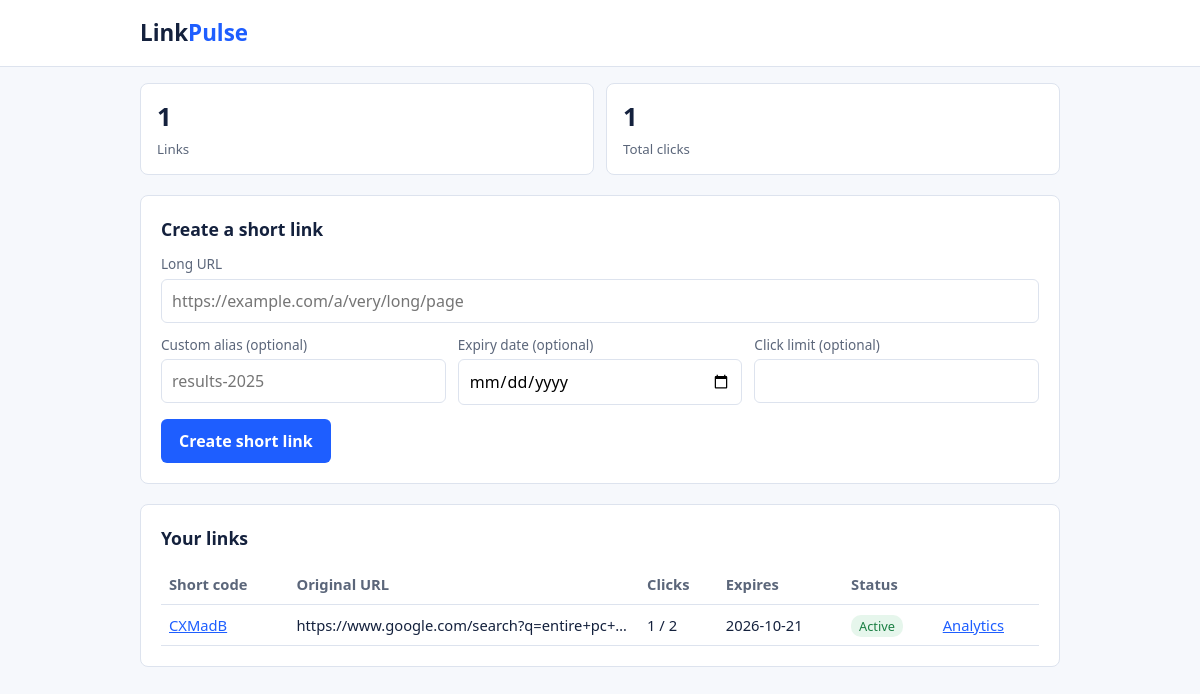
The page / on the database its author committed.
### app.py (models this page shows)
class Link(db.Model):
    id = db.Column(db.Integer, primary_key=True)
    short_code = db.Column(db.String(30), unique=True, nullable=False, index=True)
    original_url = db.Column(db.Text, nullable=False)
    expiry_date = db.Column(db.Date)
    click_limit = db.Column(db.Integer)
    click_count = db.Column(db.Integer, default=0, nullable=False)
    is_active = db.Column(db.Boolean, default=True, nullable=False)
    created_at = db.Column(db.DateTime, default=datetime.utcnow)
    clicks = db.relationship("Click", backref="link", lazy=True)
    @property
    def status(self):
        if not self.is_active:
            return "Disabled"
        if self.expiry_date and today() > self.expiry_date:
            return "Expired"
        if self.click_limit and self.click_count >= self.click_limit:
            return "Limit reached"
        return "Active"

### app.py (the view, shortened to what this page needs)
@app.route("/", methods=["GET", "POST"])
def index():
    error = new_link = None
    links = Link.query.order_by(Link.created_at.desc()).all()
    return render_template(
        "index.html",
        links=links,
        error=error,
        new_link=new_link,
        new_url=short_url(new_link) if new_link else None,
        total_clicks=sum(l.click_count for l in links),
        form=request.form,
    )

### app.py (called while the page is built)
def today():
    return datetime.utcnow().date()

### templates/index.html (shortened to what this page needs)
{% extends "base.html" %}
{% block content %}
<div class="stats">
  <div class="stat"><b>{{ links|length }}</b><small>Links</small></div>
  <div class="stat"><b>{{ total_clicks }}</b><small>Total clicks</small></div>
</div>
<div class="card">
  <h2>Create a short link</h2>
  <form method="post">
    <label for="url">Long URL</label>
    <input id="url" name="url" type="url" placeholder="https://example.com/a/very/long/page" value="{{ form.get('url','') }}" required>
    <div class="row" style="margin-top:12px">
      <div><label for="alias">Custom alias (optional)</label><input id="alias" name="alias" placeholder="results-2025" value="{{ form.get('alias','') }}"></div>
      <div><label for="expiry">Expiry date (optional)</label><input id="expiry" name="expiry" type="date" value="{{ form.get('expiry','') }}"></div>
      <div><label for="limit">Click limit (optional)</label><input id="limit" name="limit" type="number" min="1" value="{{ form.get('limit','') }}"></div>
    </div>
    <button type="submit">Create short link</button>
  </form>
</div>
<div class="card scroll">
  <h2>Your links</h2>
  {% if links %}
  <table>
    <tr><th>Short code</th><th>Original URL</th><th>Clicks</th><th>Expires</th><th>Status</th><th></th></tr>
    {% for l in links %}
    <tr>
      <td><a href="/{{ l.short_code }}" target="_blank">{{ l.short_code }}</a></td>
      <td class="url" title="{{ l.original_url }}">{{ l.original_url }}</td>
      <td>{{ l.click_count }}{% if l.click_limit %} / {{ l.click_limit }}{% endif %}</td>
      <td>{{ l.expiry_date or "Never" }}</td>
      <td><span class="badge {{ '' if l.status == 'Active' else 'off' }}">{{ l.status }}</span></td>
      <td><a href="/stats/{{ l.short_code }}">Analytics</a></td>
    </tr>
    {% endfor %}
  </table>
  {% else %}
  <p>No links yet. Create your first one above.</p>
  {% endif %}
</div>
{% endblock %}

### templates/base.html (shortened to what this page needs)
<!doctype html>
<html lang="en">
<head>
  <link rel="stylesheet" href="{{ url_for('static', filename='style.css') }}">
</head>
<body>
  <header><div><a href="/">Link<span>Pulse</span></a></div></header>
  <main>{% block content %}{% endblock %}</main>
</body>
</html>

### static/style.css (style rules this page uses)
:root { --ink:#14213d; --blue:#1e5eff; --line:#dde3ee; --bg:#f6f8fc; --muted:#5b667a; }
* { box-sizing: border-box; }
body { margin:0; font-family: system-ui, -apple-system, "Segoe UI", sans-serif; color:var(--ink); background:var(--bg); line-height:1.5; }
header { background:#fff; border-bottom:1px solid var(--line); }
header div, main { max-width:960px; margin:0 auto; padding:16px 20px; }
header a { font-size:1.4rem; font-weight:700; color:var(--ink); text-decoration:none; }
header a span { color:var(--blue); }
h2 { font-size:1.1rem; margin:0 0 12px; }
a { color:var(--blue); }
.card { background:#fff; border:1px solid var(--line); border-radius:8px; padding:20px; margin-bottom:20px; }
.row { display:flex; gap:12px; flex-wrap:wrap; }
.row > * { flex:1 1 160px; }
label { display:block; font-size:.85rem; color:var(--muted); margin-bottom:4px; }
input { width:100%; padding:9px 10px; border:1px solid var(--line); border-radius:6px; font:inherit; }
button { background:var(--blue); color:#fff; border:0; border-radius:6px; padding:10px 18px; font:inherit; font-weight:600; cursor:pointer; margin-top:14px; }
.stats { display:flex; gap:12px; flex-wrap:wrap; margin-bottom:20px; }
.stat { flex:1 1 140px; background:#fff; border:1px solid var(--line); border-radius:8px; padding:14px 16px; }
.stat b { display:block; font-size:1.6rem; }
.stat small { color:var(--muted); }
table { width:100%; border-collapse:collapse; font-size:.92rem; }
th, td { text-align:left; padding:9px 8px; border-bottom:1px solid var(--line); }
th { color:var(--muted); font-weight:600; }
td.url { max-width:260px; overflow:hidden; text-overflow:ellipsis; white-space:nowrap; }
.badge { padding:2px 8px; border-radius:10px; font-size:.8rem; background:#e6f6ec; color:#1a7f43; }
.scroll { overflow-x:auto; }

### rows shown on the page
Link: short_code "CXMadB", original_url "https://www.google.com/search?q=entire+pc+…", click_count "1", click_limit "2", expiry_date "2026-10-21", status "Active"

### other values the page prints
{{ links|length }} "1"
{{ total_clicks }} "1"
